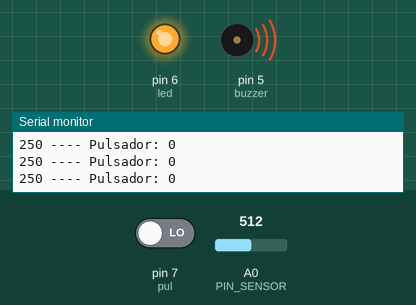
This sketch was run on a simulated Arduino Uno, built with avr-gcc and run on an emulated ATmega328P. Parts: output pins drawn as LEDs (lit = HIGH), buzzer (waves = sounding, pin HIGH), the last lines printed to the serial monitor. Inputs (shaded band) come from the test bench; at power-on: A0 (PIN_SENSOR) = 512, pin 7 (pul) LOW.

Above: at 1.2 s.
1.3 s: A0 (PIN_SENSOR) set to 60
4.3 s: A0 (PIN_SENSOR) set to 51
At 4.6 s:
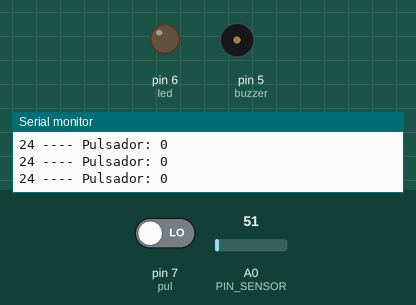
5.8 s: A0 (PIN_SENSOR) set to 122
At 6.4 s:
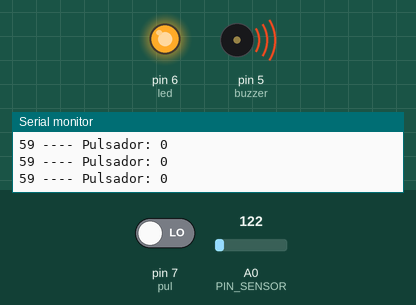
7.3 s: pin 7 (pul) driven HIGH
At 8.2 s:
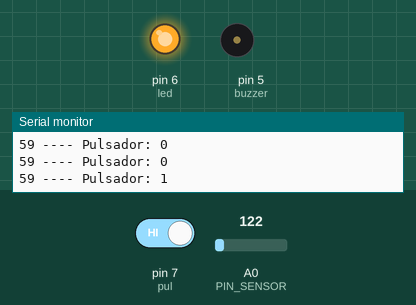
Timing chart, 0 to 9.8 s (numbered marks = the images above; inputs shaded):
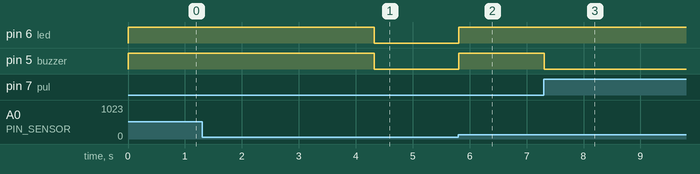

The sketch:

Codigo.sensorTemp.ino
```cpp
int led = 6;
int pul = 7;
int buzzer = 5;
int ledAzul = 11;
int ledVerde = 10;
int ledRojo = 9;
bool estadoBuzzer = false;
#define PIN_SENSOR A0
int ValorTemp, ValorMv, ValorPWM;
void setup() {
  pinMode(led, OUTPUT);
  pinMode(buzzer, OUTPUT);
  pinMode(pul, INPUT);
  Serial.begin(9600);
}
void loop() {
  ValorTemp = analogRead(PIN_SENSOR);

  ValorMv = map(ValorTemp, 0, 1023, 0, 5000);
  ValorPWM = ValorMv / 10;
  Serial.print(ValorPWM);
  if (ValorPWM <= 15) {
    digitalWrite(ledVerde, HIGH);
    digitalWrite(ledRojo, LOW);
    digitalWrite(ledAzul, LOW);
    digitalWrite(led, LOW);
    digitalWrite(buzzer, LOW);
    estadoBuzzer = false;
  }
  if (ValorPWM > 15 && ValorPWM < 26) {
    digitalWrite(ledAzul, HIGH);
    digitalWrite(ledVerde, LOW);
    digitalWrite(ledRojo, LOW);
    digitalWrite(led, LOW);
    digitalWrite(buzzer, LOW);
    estadoBuzzer = false;
  }
  if (ValorPWM >= 27) {
    digitalWrite(ledRojo, HIGH);
    digitalWrite(ledAzul, LOW);
    digitalWrite(ledVerde, LOW);
    digitalWrite(buzzer, HIGH);
    estadoBuzzer = true;
    digitalWrite(led, HIGH);
  }
  Serial.print(" ---- Pulsador: ");Serial.println(digitalRead(pul));
  if (digitalRead(pul) == HIGH && estadoBuzzer == true) {
    estadoBuzzer = false;
    digitalWrite(buzzer, LOW);
    delay(5000);
  }
}
```

Measured:
- the behaviour switches between 54 and 53 on A0 (PIN_SENSOR) (found by bisection; images 0 and 1)
- after the input at 4.3 s, pin 6 (led), pin 5 (buzzer): HIGH → LOW at once
- after the input at 5.8 s, pin 6 (led), pin 5 (buzzer): LOW → HIGH at once
- after the input at 7.3 s, pin 5 (buzzer): HIGH → LOW at once
